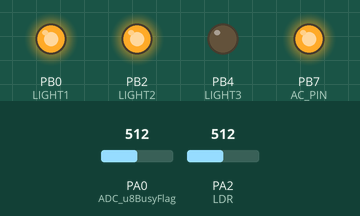
Bench run of a program on a simulated ATmega32, built with avr-gcc and emulated at 8 MHz (the files do not name the chip). Parts: output pins drawn as LEDs (lit = HIGH). The test bench sets the inputs (shaded band); at power-on: PA2 (LDR) = 512, PA0 (ADC_u8BusyFlag) = 512. A simulated second board sends each byte the program waits for after 2 ms.

Above: at 1.2 s.
1.3 s: PA2 (LDR) set to 459
2.8 s: PA2 (LDR) set to 432
At 3.9 s:
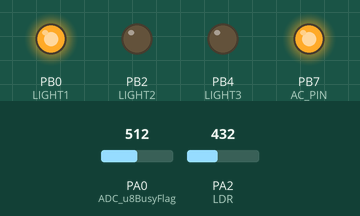
4.3 s: PA0 (ADC_u8BusyFlag) set to 58
5.8 s: PA0 (ADC_u8BusyFlag) set to 48
At 6.1 s:
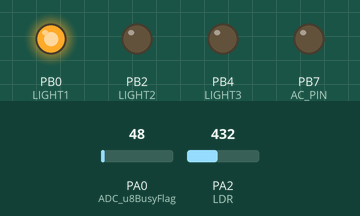
7.3 s: PA2 (LDR) set to 511
At 8.5 s:
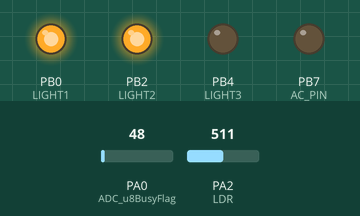
8.8 s: PA2 (LDR) set to 122
At 9.6 s:
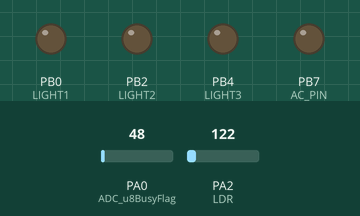
Timing chart, 0 to 11.3 s (numbered marks = the images above; inputs shaded):
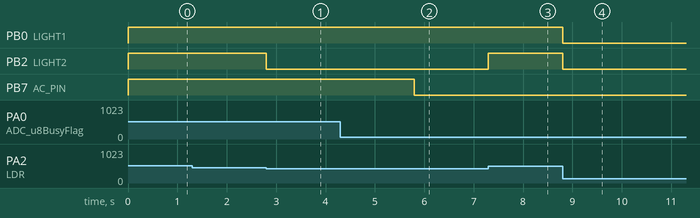

Measured:
- the behaviour switches between 451 and 450 on PA2 (LDR) (found by bisection; images 0 and 1)
- the behaviour switches between 54 and 53 on PA0 (ADC_u8BusyFlag) (found by bisection; images 1 and 2)
- after the input at 1.3 s, every drawn part: stays the same
- after the input at 2.8 s, PB2 (LIGHT2): HIGH → LOW at once
- after the input at 4.3 s, every drawn part: stays the same
- after the input at 5.8 s, PB7 (AC_PIN): HIGH → LOW at once
- after the input at 7.3 s, PB2 (LIGHT2): LOW → HIGH at once
- after the input at 8.8 s, PB0 (LIGHT1), PB2 (LIGHT2): HIGH → LOW at once

The program:

main.c
```c
/*
 * Project name: Smart home system (Slave)
 * Version: 02
 * Description:
 * 				A smart home system with the following features:
 * 				> Login system that supports 10 users with different usernames and passwords
 * 				> Alarm system in case of burglary attempts
 *				> Motion detection system
 *				> Automated Air conditioning system
 *				> Automated Lighting system
 *				> Automated door
 *
 *   Created on: May 4, 2023
 *       Author: Muhammad Sameer Alkahwagy
 */

#include <util/delay.h>

#include "../LIB/STD_TYPES.h"
#include "../LIB/BIT_MATH.h"

#include "../MCAL/DIO/DIO_Interface.h"
#include "../MCAL/ADC/ADC_Interface.h"
#include "../MCAL/USART/USART_Interface.h"

#include "configurations.h"
#include "operations.h"

int main()
{
	//PIN Connections
	DIO_voidSetPinDirection(AC_PORT,AC_PIN,OUTPUT);	//A.C.
	DIO_voidSetPinDirection(LIGHT_PORT,LIGHT1,OUTPUT);	//Light pins
	DIO_voidSetPinDirection(LIGHT_PORT,LIGHT2,OUTPUT);	//Light pins
	DIO_voidSetPinDirection(LIGHT_PORT,LIGHT3,OUTPUT);	//Light pins

	DIO_voidSetPinDirection(PORTA,PIN0,INPUT);	//Temp. sensor(ADC0)
	DIO_voidSetPinDirection(PORTA,PIN2,INPUT);	//LDR(ADC2)


	//Components initialization
	ADC_voidInit();
	USART_voidInit();

	u8 Received_Data;

	while(1)
	{

		/*read USART data sent frm main controller*/
		USART_voidReceive(&Received_Data);

		if(Received_Data == 1)
		{
			//Start inside operations
			while(1)
			{
				//Air conditioner
				AirConditioner();

				//Light System
				LightSystem();
			}

		}

	}
}
```

operations.h
```c
/*Functions implementations*/

void AirConditioner(void)
{
	//varaiables
	u16 digital_Value;
	u16 milliVolt;
	u16 temperature;

	//Air conditioner
	digital_Value = ADC_u16ReadSynchronous(TEMP_SENSOR);
	milliVolt = (digital_Value * 5000UL)/1024;
	temperature = milliVolt/10;
	if(temperature > 25)
	{
		//turn on A.C.
		DIO_voidSetPinValue(AC_PORT,AC_PIN,HIGH);
	}
	else
	{
		//turn off A.C.
		DIO_voidSetPinValue(AC_PORT,AC_PIN,LOW);
	}
}

void LightSystem(void)
{
	u16 reading;
	u16 Digital_reading;

	Digital_reading = ADC_u16ReadSynchronous(LIGHT_SENSOR);
	reading = (Digital_reading * 5000UL)/1024;

	if(reading >=0 && reading <750)
	{
		//turn off all the lights
		DIO_voidSetPinValue(LIGHT_PORT,LIGHT1,LOW);
		DIO_voidSetPinValue(LIGHT_PORT,LIGHT2,LOW);
		DIO_voidSetPinValue(LIGHT_PORT,LIGHT3,LOW);
	}
	else if(reading >=750 && reading <2200)
	{
		//turn on Light1
		DIO_voidSetPinValue(LIGHT_PORT,LIGHT1,HIGH);

		//turn off Light1 & Light2
		DIO_voidSetPinValue(LIGHT_PORT,LIGHT2,LOW);
		DIO_voidSetPinValue(LIGHT_PORT,LIGHT3,LOW);
	}
	else if(reading >=2200 && reading <4000)
	{
		//turn ON Light1 & Light2
		DIO_voidSetPinValue(LIGHT_PORT,LIGHT1,HIGH);
		DIO_voidSetPinValue(LIGHT_PORT,LIGHT2,HIGH);

		//turn off Light3
		DIO_voidSetPinValue(LIGHT_PORT,LIGHT3,LOW);
	}
	else
	{
		//turn ON all the lights
		DIO_voidSetPinValue(LIGHT_PORT,LIGHT1,HIGH);
		DIO_voidSetPinValue(LIGHT_PORT,LIGHT2,HIGH);
		DIO_voidSetPinValue(LIGHT_PORT,LIGHT3,HIGH);
	}

}
```

configurations.h
```c
/*Port & Pin configurations*/

#define AC_PORT			PORTB
#define AC_PIN			PIN7

#define LIGHT_PORT		PORTB
#define LIGHT1			PIN0
#define LIGHT2			PIN2
#define LIGHT3			PIN4

#define TEMP_SENSOR		ADC0
#define LIGHT_SENSOR	ADC2
```

BIT_MATH.h
```c
#ifndef BIT_MATH_H
#define BTT_MATH_H

#define SET_BIT(REG,BIT_NO)         REG |=  (1<<BIT_NO)     //set the bit number BIT_NO in variable REG to 1
#define CLR_BIT(REG,BIT_NO)         REG &= ~(1<<BIT_NO)     //set the bit number BIT_NO in variable REG to 0
#define TOG_BIT(REG,BIT_NO)         REG ^=  (1<<BIT_NO)     //invert bit's state (1 to 0) or (0 to 1)
#define GET_BIT(REG,BIT_NO)         ((REG>>BIT_NO) & 1)     //get the value of bit number BIT_NO in variable REG

#define SET_REG(REG)                REG = 0xFF           //sets the whole register to ones (0b11111111) 0xFF
#define CLR_REG(REG)                REG = 0x00           //sets the whole register to zero (0b00000000) 0x00

#endif
```

STD_TYPES.h
```c
#ifndef STD_TYPED_H
#define STD_TYPED_H

typedef unsigned char        u8;
typedef unsigned short int   u16;
typedef unsigned long int    u32;
typedef signed char          s8;
typedef signed short int     s16;
typedef signed long int      s32;
typedef float                f32;
typedef double               f64;

#define NULL        ((void*)0)

#endif
```

ADC_Config.h
```c
/*File Gaurd*/
#ifndef ADC_CONFIG_H
#define ADC_CONFIG_H

/*Reference Voltage Options: AREF , AVCC , INTERNAL */
#define REF_VOLT    AVCC

/*Result Adjust : RIGHT , LEFT */
#define RES_ADJUST  RIGHT

/*Prescaler division factor*/
/*Options: PRSC2 , PRSC4 , PRSC8 , PRSC16 , PRSC32 , PRSC64 , PRSC128 */
#define PRESCALER   PRSC64


#endif
```

ADC_Interface.h
```c
/*File Gaurd*/
#ifndef ADC_INTERFACE_H
#define ADC_INTERFACE_H


/*ADC Channel IDs*/
#define ADC0    0
#define ADC1    1
#define ADC2    2
#define ADC3    3
#define ADC4    4
#define ADC5    5
#define ADC6    6
#define ADC7    7

/*******************************************************************/
/*Func. Name: ADC_voidInit                                         */
/*i/p arguments: void                                              */
/*Description: initializes ADC with prebuild configuration         */
/*return: void                                                     */
/*******************************************************************/
void ADC_voidInit(void);


/*******************************************************************/
/*Func. Name: ADC_u16ReadSynchronous                               */
/*i/p arguments:                                                   */
/*Copy_u8ChID: ADC0, ADC1, ADC2, ADC3, ADC4, ADC5, ADC6, ADC7      */
/*Description: gets reading from  a specific ADC channel           */
/*return: u16                                                      */
/*******************************************************************/
u16 ADC_u16ReadSynchronous(u8 Copy_u8ChID);


/*******************************************************************/
/*Func. Name: ADC_u16ReadAsynchronous                              */
/*i/p arguments:                                                   */
/* ADC_pvoidCallBackFunPtr: pointer to call back function          */
/* Copy_u8ChID: ADC0, ADC1, ADC2, ADC3, ADC4, ADC5, ADC6, ADC7     */
/*Description: gets reading from  a specific ADC channel           */
/*return: u16                                                      */
/*******************************************************************/
u16 ADC_u16ReadAsynchronous(u8 Copy_u8ChID, void(*Copy_pvoidCallBackFunPtr)(void));

#endif
```

ADC_Private.h
```c
/*File Gaurd*/
#ifndef ADC_PRIVATE_H
#define ADC_PRIVATE_H

/*Private Macros*/

#define ADC_U8ADMUX_REG           *((volatile u8*)0x27)      //ADC Multiplexer Selection Register
#define ADC_U8ADCSRA_REG          *((volatile u8*)0x26)      //ADC Control and Status Register A
#define ADC_U8ADCH_REG            *((volatile u8*)0x25)      //ADC Data Register High Byte
#define ADC_U8ADCL_REG            *((volatile u8*)0x24)      //ADC Data Register Low Byte
#define ADC_U16ADCD_REG           *((volatile u16*)0x24)     //ADC Data Register

#define SFIOR_REG                 *((volatile u8*)0x50)      //Special Function IO Register

/*ADMUX_REG bits*/
//Analog Channel and Gain Selection Bits
#define ADMUX_MUX0       0
#define ADMUX_MUX1       1
#define ADMUX_MUX2       2
#define ADMUX_MUX3       3
#define ADMUX_MUX4       4

//ADC Left Adjust Result bit
#define ADMUX_ADLAR      5

//Refernce voltage Selection bits
#define ADMUX_REFS0      6
#define ADMUX_REFS1      7


/*ADCSRA_REG bits*/
#define ADCSRA_ADPS0     0      //ADC Prescaler Select Bit0
#define ADCSRA_ADPS1     1      //ADC Prescaler Select Bit1
#define ADCSRA_ADPS2     2      //ADC Prescaler Select Bit2

#define ADCSRA_ADIE      3      //ADC Interrupt Enable
#define ADCSRA_ADIF      4      //ADC Interrupt Flag
#define ADCSRA_ADATE     5      //ADC Auto Trigger Enable
#define ADCSRA_ADSC      6      //ADC Start Conversion
#define ADCSRA_ADEN      7      //ADC Enable

/*SFIOR_REG bits*/
#define SFIOR_ADTS0      5
#define SFIOR_ADTS1      6
#define SFIOR_ADTS2      7


/*Prescaler factors*/
#define PRSC2    1
#define PRSC4    2
#define PRSC8    3
#define PRSC16   4
#define PRSC32   5
#define PRSC64   6
#define PRSC128  7

#define PRESCALER_MASK  0b11111000

#define ADMUX_MASK      0b11100000


/*Reference Voltage options*/
#define AREF        0
#define AVCC        1
#define RESERVED    2
#define INTERNAL    3

/*Result Adjust*/
#define RIGHT   0
#define LEFT    1

/*ADC status*/
#define		NOTBUSY			0
#define		BUSY			1

#endif
```

ADC_Program.c
```c
/*Inclusions*/
#include <util/delay.h>
/*Include Header files from LIB Layer*/
#include "..\..\LIB\STD_TYPES.h"
#include "..\..\LIB\BIT_MATH.h"

/*Inclusion for my own header files*/
#include "../DIO/DIO_Interface.h"

#include "ADC_Private.h"
#include "ADC_Config.h"
#include "ADC_Interface.h"

/*Indicator for ADC state*/
u8 ADC_u8BusyFlag = NOTBUSY;

u16 ADC_u16Result;

void(*ADC_pvoidNotification)(void) = NULL;


/*******************************************************************/
/*Func. Name: ADC_voidInit                                         */
/*i/p arguments: void                                              */
/*Description: initializes ADC with prebuild configuration         */
/*return: void                                                     */
/*******************************************************************/
void ADC_voidInit(void)
{
    //Select reference voltage
    #if(REF_VOLT == AREF)
        CLR_BIT(ADC_U8ADMUX_REG,ADMUX_REFS1);
        CLR_BIT(ADC_U8ADMUX_REG,ADMUX_REFS0);

    #elif(REF_VOLT == AVCC)
        CLR_BIT(ADC_U8ADMUX_REG,ADMUX_REFS1);
        SET_BIT(ADC_U8ADMUX_REG,ADMUX_REFS0);

    #elif(REF_VOLT == RESERVED)
        SET_BIT(ADC_U8ADMUX_REG,ADMUX_REFS1);
        CLR_BIT(ADC_U8ADMUX_REG,ADMUX_REFS0);

    #elif(REF_VOLT == INTERNAL)
        SET_BIT(ADC_U8ADMUX_REG,ADMUX_REFS1);
        SET_BIT(ADC_U8ADMUX_REG,ADMUX_REFS0);

    #else
        #error Wrong selection of refernce voltage

    #endif

    //Right or Left Adjust
    #if(RES_ADJUST == RIGHT)
        CLR_BIT(ADC_U8ADMUX_REG,ADMUX_ADLAR);

    #elif(RES_ADJUST == LEFT)
        SET_BIT(ADC_U8ADMUX_REG,ADMUX_ADLAR);

    #endif

    //enable ADC peripheral
    SET_BIT(ADC_U8ADCSRA_REG,ADCSRA_ADEN);

    //clear prescaler bits 0:2 in ADC_U8ADCSRA_REG
    ADC_U8ADCSRA_REG &= PRESCALER_MASK;
    //set prescaler bits according to selection
    ADC_U8ADCSRA_REG |= PRESCALER;

}

/*******************************************************************/
/*Func. Name: ADC_u16ReadSynchronous                               */
/*i/p arguments:                                                   */
/*Copy_u8ChID: ADC0, ADC1, ADC2, ADC3, ADC4, ADC5, ADC6, ADC7      */
/*Description: gets reading from  a specific ADC channel           */
/*return: u16                                                      */
/*******************************************************************/
u16 ADC_u16ReadSynchronous(u8 Copy_u8ChID)
{

    if(ADC_u8BusyFlag == BUSY)
    {
        return BUSY;
    }
    else
    {
        ADC_u8BusyFlag = BUSY;

        //clear bits (0:4) in ADC_U8ADMUX_REG
        ADC_U8ADMUX_REG &= ADMUX_MASK;

        //select ADC channel
        switch(Copy_u8ChID)
        {
            case ADC0:  ADC_U8ADMUX_REG |= ADC0;
                        break;
            case ADC1:  ADC_U8ADMUX_REG |= ADC1;
                        break;
            case ADC2:  ADC_U8ADMUX_REG |= ADC2;
                        break;
            case ADC3:  ADC_U8ADMUX_REG |= ADC3;
                        break;
            case ADC4:  ADC_U8ADMUX_REG |= ADC4;
                        break;
            case ADC5:  ADC_U8ADMUX_REG |= ADC5;
                        break;
            case ADC6:  ADC_U8ADMUX_REG |= ADC6;
                        break;
            case ADC7:  ADC_U8ADMUX_REG |= ADC7;
                        break;
            default:
                        break;
        }

        //Start conversion
        SET_BIT(ADC_U8ADCSRA_REG,ADCSRA_ADSC);

        //poll on ADC Interrupt flag
        while(GET_BIT(ADC_U8ADCSRA_REG,ADCSRA_ADIF) == 0);

        /*Conversion Completed*/

        //clear the ADC Interrupt flag for incoming conversions
        SET_BIT(ADC_U8ADCSRA_REG,ADCSRA_ADIF);
        _delay_us(10);

        ADC_u8BusyFlag = NOTBUSY;

        //return reading
        return  ADC_U16ADCD_REG;
    }

}


/*******************************************************************/
/*Func. Name: ADC_u16ReadAsynchronous                              */
/*i/p arguments:                                                   */
/* ADC_pvoidCallBackFunPtr: pointer to call back function          */
/* Copy_u8ChID: ADC0, ADC1, ADC2, ADC3, ADC4, ADC5, ADC6, ADC7     */
/*Description: gets reading from  a specific ADC channel           */
/*return: u16                                                      */
/*******************************************************************/
u16 ADC_u16ReadAsynchronous(u8 Copy_u8ChID, void(*Copy_pvoidCallBackFunPtr)(void))
{
    if(ADC_u8BusyFlag == NOTBUSY )
    {
        ADC_u8BusyFlag = BUSY;

        //clear bits (0:4) in ADC_U8ADMUX_REG
        ADC_U8ADMUX_REG &= ADMUX_MASK;

        //select ADC channel
        switch(Copy_u8ChID)
        {
            case ADC0:  ADC_U8ADMUX_REG |= ADC0;
                        break;
            case ADC1:  ADC_U8ADMUX_REG |= ADC1;
                        break;
            case ADC2:  ADC_U8ADMUX_REG |= ADC2;
                        break;
            case ADC3:  ADC_U8ADMUX_REG |= ADC3;
                        break;
            case ADC4:  ADC_U8ADMUX_REG |= ADC4;
                        break;
            case ADC5:  ADC_U8ADMUX_REG |= ADC5;
                        break;
            case ADC6:  ADC_U8ADMUX_REG |= ADC6;
                        break;
            case ADC7:  ADC_U8ADMUX_REG |= ADC7;
                        break;
            default:
                        break;
        }

        //set Call back function
        ADC_pvoidNotification = Copy_pvoidCallBackFunPtr;

        //Start conversion
        SET_BIT(ADC_U8ADCSRA_REG,ADCSRA_ADSC);

        //enable ADC Conversion Complete Interrupt
        SET_BIT(ADC_U8ADCSRA_REG,ADCSRA_ADIE);

        return ADC_u16Result;

    }
    else
    {
        return NOTBUSY;
    }
}


/*ISR(ADC)*/
void __vector_16(void)  __attribute__((signal));
void __vector_16(void)
{
    if(ADC_pvoidNotification != NULL)
    {
        /*Read ADC result*/
        ADC_u16Result = ADC_U16ADCD_REG;

        /*Change ADC state to NOTBUSY*/
        ADC_u8BusyFlag = NOTBUSY;

        /*Invoke Call Back Function*/
        ADC_pvoidNotification();

        //Disable ADC Conversion Complete Interrupt
        CLR_BIT(ADC_U8ADCSRA_REG,ADCSRA_ADIE);

    }

}
```

DIO_Config.h
```c
/*File Gaurd*/
#ifndef DIO_CONFIG_H
#define DIO_CONFIG_H


#endif
```

DIO_Interface.h
```c
/*File Gaurd*/
#ifndef DIO_INTERFACE_H
#define DIO_INTERFACE_H

/*Macros as PortId options*/
#define PORTA              0
#define PORTB              1
#define PORTC              2
#define PORTD              3

/*Macros as PinId options*/
#define PIN0               0
#define PIN1               1
#define PIN2               2
#define PIN3               3
#define PIN4               4
#define PIN5               5
#define PIN6               6
#define PIN7               7

#define LOW                0
#define HIGH               1

#define INPUT              0
#define OUTPUT             1

/******************************************************************/
/*Func. Name: DIO_voidSetPinValue                                 */
/*i/p arguments: Copy_u8PortId options: PORTA, PORTB, PORTC, PORTD*/
/*Copy_u8PinId: PIN0, PIN1, PIN2, PIN3, PIN4, PIN5, PIN6, PIN7    */
/*Copy_u8Value: LOW, HIGH                                         */
/*return: void                                                    */
/******************************************************************/
void DIO_voidSetPinValue(u8 Copy_u8PortId, u8 Copy_u8PinId, u8 Copy_u8Value);


/******************************************************************/
/*Func. Name: DIO_voidSetPinDirection                             */
/*i/p arguments: Copy_u8PortId options: PORTA, PORTB, PORTC, PORTD*/
/*Copy_u8PinId: PIN0, PIN1, PIN2, PIN3, PIN4, PIN5, PIN6, PIN7    */
/*Copy_u8Direction: INPUT, OUTPUT                                 */
/*return: void                                                    */
/******************************************************************/
void DIO_voidSetPinDirection(u8 Copy_u8PortId, u8 Copy_u8PinId, u8 Copy_u8Direction);


/******************************************************************/
/*Func. Name: DIO_u8GetPinValue                                   */
/*i/p arguments: Copy_u8PortId options: PORTA, PORTB, PORTC, PORTD*/
/*Copy_u8PinId: PIN0, PIN1, PIN2, PIN3, PIN4, PIN5, PIN6, PIN7    */
/*return: unsigned char                                           */
/******************************************************************/
u8   DIO_u8GetPinValue(u8 Copy_u8PortId, u8 Copy_u8PinId);


/******************************************************************/
/*Func. Name: DIO_voidSetPortValue                                */
/*i/p arguments: Copy_u8PortId options: PORTA, PORTB, PORTC, PORTD*/
/*Copy_u8Value: unsigned 8-bit value  (0x00-0xFF)                 */
/*return: void                                                    */
/******************************************************************/
void DIO_voidSetPortValue(u8 Copy_u8PortId, u8 Copy_u8Value);


/******************************************************************/
/*Func. Name: DIO_voidSetPortDirection                            */
/*i/p arguments: Copy_u8PortId options: PORTA, PORTB, PORTC, PORTD*/
/*Copy_u8Direction: INPUT, OUTPUT (0x00, 0xFF)                    */
/*return: void                                                    */
/******************************************************************/
void DIO_voidSetPortDirection(u8 Copy_u8PortId, u8 Copy_u8Direction);


/******************************************************************/
/*Func. Name: DIO_u8GetPortValue                                  */
/*i/p arguments: Copy_u8PortId options: PORTA, PORTB, PORTC, PORTD*/
/*return: unsigned 8-bit value  (0x00-0xFF)                       */
/******************************************************************/
u8   DIO_u8GetPortValue(u8 Copy_u8PortId);


#endif
```

Source omitted: DIO_Private.h (641 bytes), DIO_Program.c (9609 bytes), USART_Config.h (326 bytes), USART_Interface.h (1430 bytes), USART_Private.h (2262 bytes), USART_Program.c (2701 bytes)
